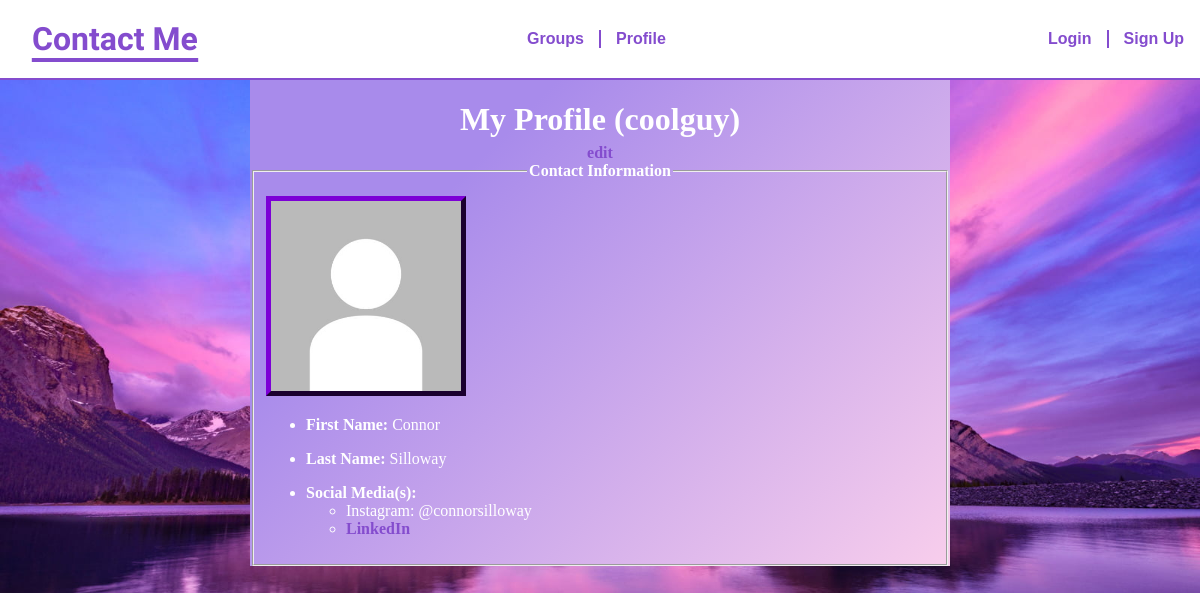
The app's page /personalprofile.php?user=coolguy (signed in) with its own data.
### tables this page shows
CREATE TABLE `users` (
  `userid` int(11) NOT NULL,
  `username` varchar(255) NOT NULL,
  `pass` varchar(255) NOT NULL,
  `fname` varchar(100) NOT NULL,
  `lname` varchar(255) NOT NULL,
  `email` varchar(320) NOT NULL,
  `links` longtext DEFAULT NULL,
  `is_admin` tinyint(1) DEFAULT 0,
  `photo_location` longtext DEFAULT 'uploads/360_F_64676383_LdbmhiNM6Ypzb3FM4PPuFP9rHe7ri8Ju.jpg'
);

### personalprofile.php (the view, shortened to what this page needs)
<?php
    if (isset($_SESSION['username'])) {
?>
<!DOCTYPE html>
<html lang="en">
<head>
  <link rel="stylesheet" href="./src/styles/style.css">
  <link rel="stylesheet" href="./src/styles/personalprofile.css">
</head>
<body>
<div id="bodyBlock">
      <?php
         $dbusername= "root";
         $dbpassword = "group2websys";
         $conn = new PDO('mysql:host=localhost;dbname=contactme',$dbusername, $dbpassword);
         function echoLinksList($links) {
            $str='';
            if (!(empty($links))) {
               $links = json_decode($links, true);
               $str .= "<ul>";
               foreach ($links as $platform => $handle) {
                  $str .= "";
                  if ($handle[0] === '@') {
                     $str .= "<li>$platform: $handle</li>";
                  } else {
                     if ($handle[0] != 'h' || $handle[1] != 't' || $handle[2] != 't' || $handle[3] != 'p'){
                        $handle = "http://" . $handle;
                     }
                     $str .= "<li><a href='$handle'>$platform</a></li>";
                  }
               }
               $str .= "</ul>";
            }
            return $str;
         }
         $username = $_GET['user'];
         $stmt = "SELECT * FROM users WHERE username = :u";
         $results = $conn->prepare($stmt);
         $results->execute(array(':u' => $username));
         $results = $results->fetchAll();
         foreach($results as $user){
            $source = $user['photo_location'];
            $firstname = $user['fname'];
            $lastname = $user['lname'];
            $links = $user['links'];
            $username = $user['username'];
            $editBtn = '';
            if ($user['userid'] == $_SESSION['id']) {
               $heading = "My Profile ($username)";
               $editBtn = "<a id='edit-profile' href='./profile.php?user=$username'>edit</a>";
            } else {
               $heading = "$username's Profile";
            }
            echo(
               "
               <h1>$heading</h1> $editBtn
               <fieldset>
                     <img src='./$source' alt='photo of $firstname $lastname'>
                  <legend><b>Contact Information</b></legend>
                  <ul>
                        <li> <b>First Name:</b> $firstname</li>
                     </ul>
                     <ul>
                        <li><b>Last Name:</b> $lastname</li>
                     </ul>
                     <ul>
                        <li>
                        <b>Social Media(s):</b>" . echoLinksList($links) . "
                        </li>
                     </ul>
               </fieldset>
        ");
         }
      ?>
    </div>
</body>
</html>
<?php
  } else {
    header("Location: login.php?error=You must be logged in to access someone's profile!");
    exit();
  }
?>

### src/styles/style.css (style rules this page uses)
:root { --clr-dark: #000000; --clr-light: #ffffff; --clr-accent: #844cce; --clr--accent-compliment: #96CE4C; --fw-normal: 400; --fw-bold: 700; --f-logo: 'Kalam', cursive; }
body, html { margin: 0; padding: 0; min-height: 100%; width: 100%; font-family: 'Cabin', sans-serif; background-color: var(--clr-light); color: var(--clr-dark) }
*, *::before, *::after { box-sizing: border-box; }
a { text-decoration: none; font-weight: var(--fw-bold); color: var(--clr-accent) }

### src/styles/personalprofile.css (style rules this page uses)
body, html { font-family: Arial, Helvetica, sans-serif; background-image: url("../img/mountain.jpg"); background-repeat: no-repeat; background-size: 100%; background-attachment: fixed; width: 100%; height: 700px; }
legend { text-align: center; }
#bodyBlock { width: 700px; margin: auto; background-image: linear-gradient(315deg, #f8ceec 0%, #a88beb 74%); font-family: 'Times New Roman', Times, serif; display: flex; flex-direction: column; }
#bodyBlock img { height: 200px; width: 200px; align-self: center; border: 1px solid indigo; border-width: thick; border-style: outset; }
#bodyBlock h1 { color: white; text-align: center; }
fieldset { padding-top: 1em; color: white; }
#edit-profile { text-align: center; margin-top: -1em; }

### records on screen
users: username "My Profile (coolguy)", photo_location (picture), fname "Connor", lname "Silloway", platform "Instagram", links "@connorsilloway", platform "LinkedIn"
